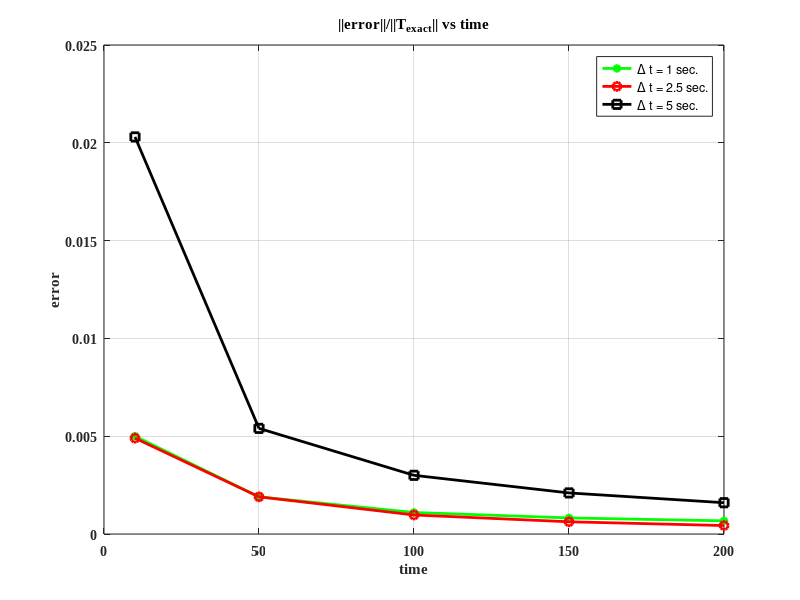

MATLAB code to generate this figure:
% Err = [0.0061 0.0033 0.0023 0.0018 0.0014]';
% t = [60.7915 121.5830 182.3745 243.1661 303.9576]';
% % logerr = log10(Err);
% % logt = log10(t);
% 
% figure(5)
% % plot(Err , t ,'-b*', 'linewidth' , 2)
% plot(t , Err ,'-b*', 'linewidth' , 2)
% xlabel('time')
% ylabel('error')
% title('||error||/||T_{exact}|| vs time')
% % ylabel('LOG (||error||/||T_{exact}||)')
% set(gca,'FontName','Times New Roman','FontSize',10,'fontWeight','bold');
% grid on


% FOR TABLE #2 IN THE REPORT
t = [10 50 100 150 200]';
% for dt = 1 sec.
Err1 = [0.0050 0.0019 0.0011 8.2241e-04 6.7226e-04]';
% for dt = 3 sec.
Err25 =[0.0049 0.0019 9.7290e-04 6.2518e-04 4.3195e-04];
% for dt = 5 sec.
Err5 = [0.0203 0.0054 0.0030 0.0021 0.0016]';

figure(5)
plot(t , Err1 ,'-g*', 'linewidth' , 2)
xlabel('time')
ylabel('error')
title('||error||/||T_{exact}|| vs time')
set(gca,'FontName','Times New Roman','FontSize',10,'fontWeight','bold');
hold on
plot(t , Err25 ,'-ro', 'linewidth' , 2)
hold on
plot(t , Err5 ,'-ks', 'linewidth' , 2)
legend('\Delta t = 1 sec.' , '\Delta t = 2.5 sec.' , '\Delta t = 5 sec.')
hold off
grid on

